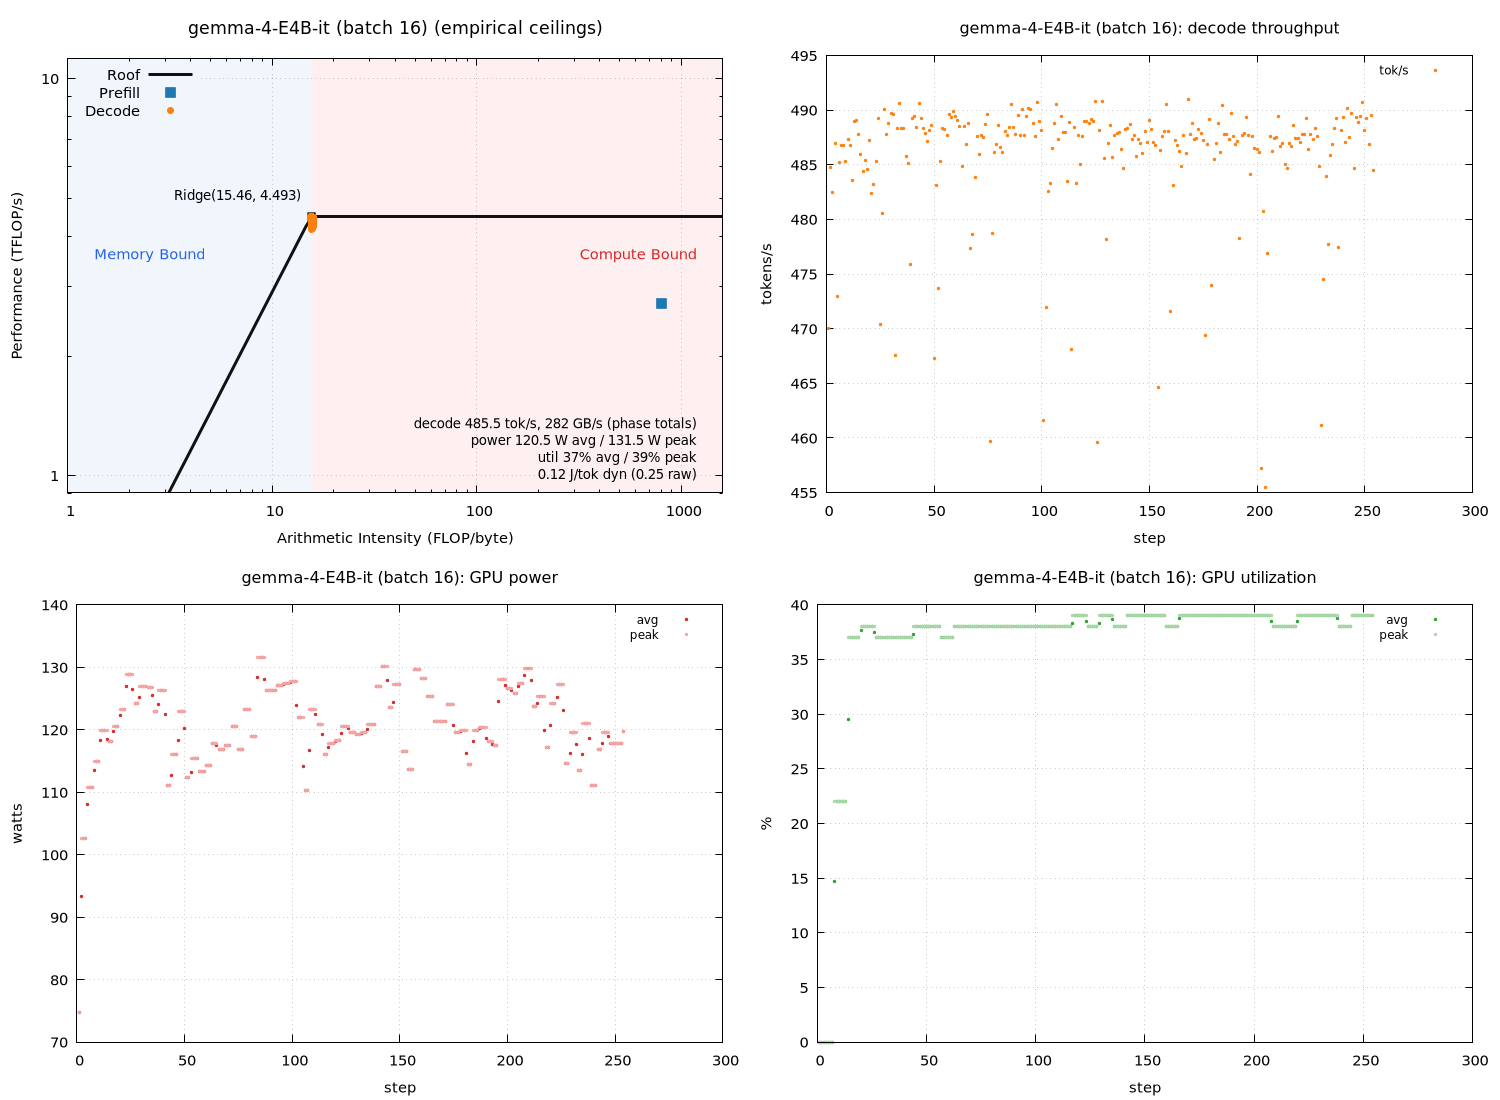

Recreate this plot in gnuplot.
set terminal pngcairo size 1500,1100 enhanced font 'Sans,11'
set output 'sweep_a100_vllm/gemma_b016_roofline.png'
set datafile separator "\t"
set datafile missing 'NaN'
set multiplot layout 2,2
unset label
unset object
unset arrow
set title "gemma-4-E4B-it (batch 16) (empirical ceilings)" font ',13'
set xlabel "Arithmetic Intensity (FLOP/byte)"
set ylabel "Performance (TFLOP/s)"
set logscale xy
set xrange [1:1600.47]
set yrange [0.906068:11.2315]
set grid xtics ytics
set key top left
set object 1 rectangle from graph 0, graph 0 to first 15.463, graph 1 \
    fillcolor rgb '#dce9f7' fillstyle solid 0.45 noborder behind
set object 2 rectangle from first 15.463, graph 0 to graph 1, graph 1 \
    fillcolor rgb '#fbdcdc' fillstyle solid 0.45 noborder behind
set label 1 "Memory Bound" at graph 0.04, graph 0.55 left \
    textcolor rgb '#2563eb' font ',11'
set label 2 "Compute Bound" at graph 0.96, graph 0.55 right \
    textcolor rgb '#dc2626' font ',11'
set label 3 "Ridge(15.46, 4.493)" \
    at first 15.463, first 4.49262 right \
    point pointtype 5 pointsize 1.2 \
    offset character -1.5, character 1 font ',10'
set label 4 "decode 485.5 tok/s, 282 GB/s (phase totals)\npower 120.5 W avg / 131.5 W peak\nutil 37% avg / 39% peak\n0.12 J/tok dyn (0.25 raw)" at graph 0.96, graph 0.16 right font ',10'
peak_t = 4.49262
peak_b = 290.539
roof(x) = (x * peak_b / 1000.0 < peak_t) ? x * peak_b / 1000.0 : peak_t
plot roof(x) with lines linewidth 3 linecolor rgb '#111111' title 'Roof', \
     'sweep_a100_vllm/gemma_b016_roofline.dat' using 3:(strcol(2) eq 'prefill' ? $4 : 1/0) with points \
         pointtype 5 pointsize 1.6 linecolor rgb '#1f77b4' title 'Prefill', \
     'sweep_a100_vllm/gemma_b016_roofline.dat' using 3:(strcol(2) eq 'decode' ? $4 : 1/0) with points \
         pointtype 7 pointsize 1.0 linecolor rgb '#ff7f0e' title 'Decode'

unset label
unset object
unset arrow
unset logscale
set xrange [*:*]
set yrange [*:*]
set title "gemma-4-E4B-it (batch 16): decode throughput" font ',12'
set xlabel "step"
set ylabel "tokens/s"
set grid xtics ytics
set key top right font ',9'
plot 'sweep_a100_vllm/gemma_b016_roofline.dat' using 1:(strcol(2) eq 'decode' ? $5 : 1/0) with points pointtype 7 pointsize 0.4 linecolor rgb '#ff7f0e' title 'tok/s'

unset label
unset object
unset arrow
unset logscale
set xrange [*:*]
set yrange [*:*]
set title "gemma-4-E4B-it (batch 16): GPU power" font ',12'
set xlabel "step"
set ylabel "watts"
set grid xtics ytics
set key top right font ',9'
plot 'sweep_a100_vllm/gemma_b016_roofline.dat' using 1:(strcol(2) eq 'decode' ? $6 : 1/0) with points pointtype 7 pointsize 0.4 linecolor rgb '#d62728' title 'avg', \
     'sweep_a100_vllm/gemma_b016_roofline.dat' using 1:(strcol(2) eq 'decode' ? $8 : 1/0) with points pointtype 7 pointsize 0.4 linecolor rgb '#f4a6a6' title 'peak'

unset label
unset object
unset arrow
unset logscale
set xrange [*:*]
set yrange [*:*]
set title "gemma-4-E4B-it (batch 16): GPU utilization" font ',12'
set xlabel "step"
set ylabel "%"
set grid xtics ytics
set key top right font ',9'
plot 'sweep_a100_vllm/gemma_b016_roofline.dat' using 1:(strcol(2) eq 'decode' ? $7 : 1/0) with points pointtype 7 pointsize 0.4 linecolor rgb '#2ca02c' title 'avg', \
     'sweep_a100_vllm/gemma_b016_roofline.dat' using 1:(strcol(2) eq 'decode' ? $9 : 1/0) with points pointtype 7 pointsize 0.4 linecolor rgb '#a9d7a9' title 'peak'

unset multiplot
